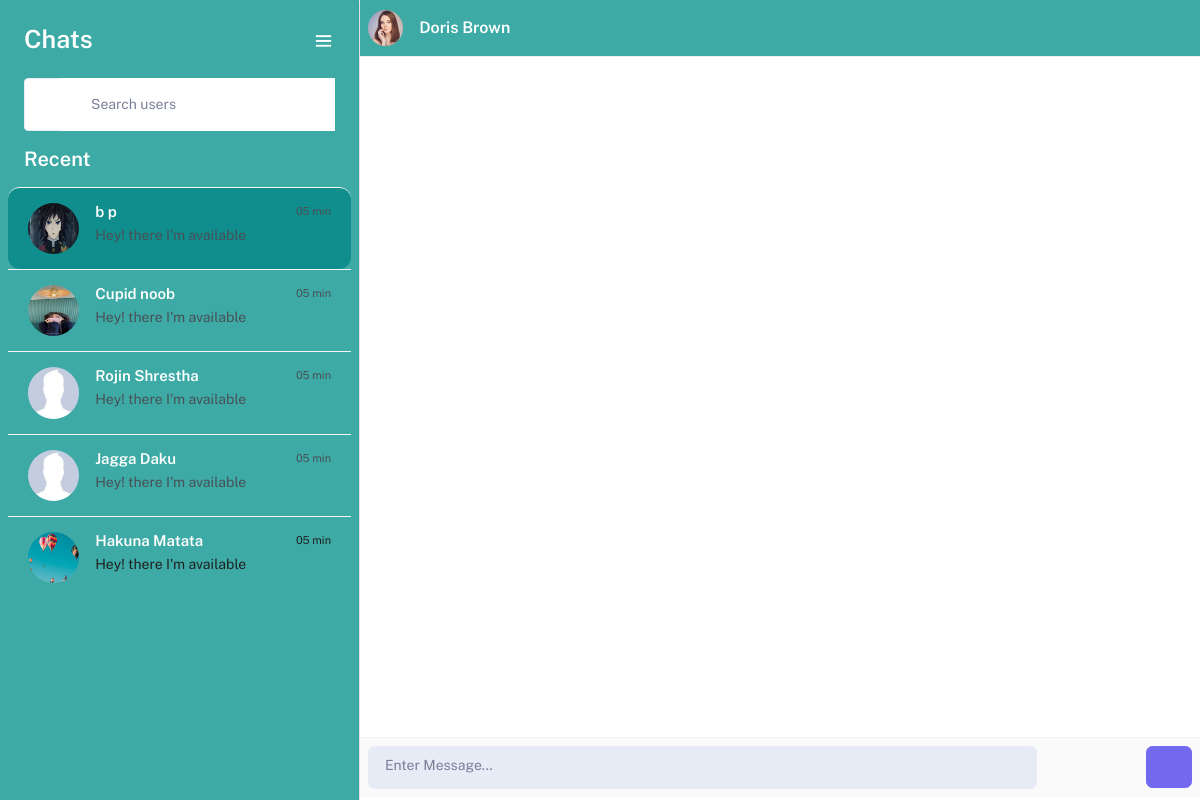
The page /chat/ (signed in) on the database as committed earlier.
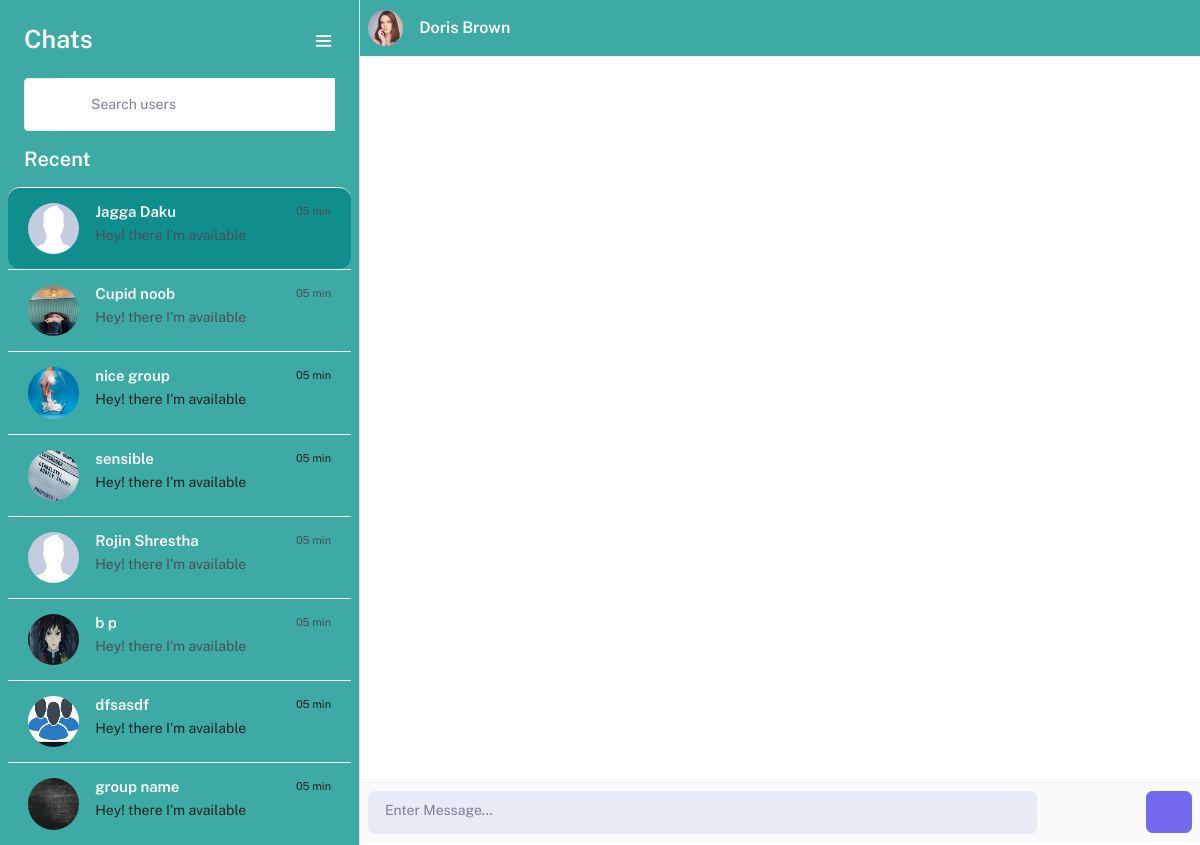
The same page on the database as committed later.
### core/models.py (models this page shows, shortened)
class PrivateChatThread(models.Model):
    first_user = models.ForeignKey(settings.AUTH_USER_MODEL, on_delete=models.CASCADE, null=True, blank=True, related_name='thread_first_person')
    second_user = models.ForeignKey(settings.AUTH_USER_MODEL, on_delete=models.CASCADE, null=True,blank=True,related_name='other_user')
    connected_users = models.ManyToManyField(settings.AUTH_USER_MODEL,blank = True, related_name="private_connected_users")
    is_active = models.BooleanField(default=False)
    timestamp = models.DateTimeField(auto_now_add=True)
    updated_at = models.DateTimeField(auto_now = True)
    objects = PrivateChatManager()
    class Meta:
        unique_together = ['first_user','second_user']

class GroupChatThread(Group):
    group_name = models.CharField(max_length=100,null=True)
    admin = models.ForeignKey(settings.AUTH_USER_MODEL,null=True, on_delete=models.SET_NULL, related_name ='grpadmin')
    image = models.ImageField(default='group_photos/nouser.jpg',upload_to='group_photos')
    group_description = models.TextField(blank=True, help_text="description of the group")
    created_at = models.DateTimeField(auto_now_add=True,auto_now=False)
    updated_at = models.DateTimeField(auto_now=True)

### accounts/models.py (models this page shows, shortened)
class CustomUser(AbstractUser):
    email                   = models.EmailField(_('email address'), unique=True)
    username                = models.CharField(max_length=30, unique=True)
    date_joined				= models.DateTimeField(verbose_name='date joined', auto_now_add=True)
    last_login				= models.DateTimeField(verbose_name='last login', auto_now=True)
    is_admin				= models.BooleanField(default=False)
    is_active				= models.BooleanField(default=True)
    is_staff				= models.BooleanField(default=False)
    is_superuser			= models.BooleanField(default=False)
    profile_image			= models.ImageField(max_length=255, upload_to='user_photos', null=True, blank=True, default=DEFAULT)
    hide_email				= models.BooleanField(default=True)
    status                  = models.IntegerField(default=0)
    USERNAME_FIELD = 'email'
    REQUIRED_FIELDS = ['username','first_name','last_name']
    objects = CustomUserManager()
    def __str__(self):
        return self.username

### core/views.py (the view)
# urls.py: path('',views.chat_thread_view,name = 'conversation'),
@login_required
def chat_thread_view(request,*args,**kwargs):
    current_user = request.user
    group = None
    logged_user = CustomUser.objects.values(
        'id',
        'first_name',
        'last_name',
        'username',
        'profile_image',
    ).get(id = current_user.id)
    thread_id = request.GET.get('thread_id')
    context = {}
    context['current_user'] = logged_user
    if thread_id:
        private_thread = PrivateChatThread.objects.get(pk = thread_id)
        context['private_thread'] = private_thread
        context['private_thread_json'] = serialize('jsonl',private_thread)
    threads1 = PrivateChatThread.objects.filter(first_user = current_user, is_active = True)
    threads2 = PrivateChatThread.objects.filter(second_user = current_user, is_active = True)
    group_ids = current_user.groups.values_list('id')
    group_threads = GroupChatThread.objects.filter(id__in = group_ids)
    threads = sorted(chain(threads1, threads2,group_threads),key = attrgetter('updated_at'),reverse = True)
    for thread in threads:
        if hasattr(thread,'first_user') or hasattr(thread,'second_user'):
            if thread.first_user == current_user:
                friend = thread.second_user
            else:
                friend = thread.first_user
            friend_list = FriendList.objects.get(user = current_user)
            if not friend_list.is_mutual_friend(friend):
                private_chat = PrivateChatThread.objects.create_room_if_none(current_user,friend)
                private_chat.is_active = False
                private_chat.save()
        else:
            group = thread
    context['chat_threads'] = threads
    context['thread_id'] = thread_id
    return render(request,"core/index.html",context)

### friends/models.py (called while the page is built)
    def is_mutual_friend(self, friend):
        if friend in self.friends.all():
            return True
        else:
            return False

### core/templates/core/index.html (shortened to what the changed rows need)
<!doctype html>
{% load static %}
<html lang="en">
<head>
        <link rel="stylesheet" href="{% static 'css/searchuser.css' %}">
        <link href="{% static 'assets/libs/magnific-popup/magnific-popup.css' %}" rel="stylesheet" type="text/css" />
        <link href='https://unpkg.com/boxicons@2.0.7/css/boxicons.min.css' rel='stylesheet'>
        <link rel="stylesheet" href="{% static 'assets/libs/owl.carousel/assets/owl.carousel.min.css' %} ">
        <link rel="stylesheet" href="{% static 'assets/libs/owl.carousel/assets/owl.theme.default.min.css' %}">
        <link href="{% static 'assets/css/bootstrap.min.css' %}" id="bootstrap-style" rel="stylesheet" type="text/css" />
        <link href="{% static 'assets/css/icons.min.css' %}" rel="stylesheet" type="text/css" />
        <link href="{% static 'assets/css/app.min.css' %}" id="app-style" rel="stylesheet" type="text/css" />
        <link rel="stylesheet" href="{% static 'package/css/lightgallery-bundle.css' %}" />
        <link rel="stylesheet" href="https://cdnjs.cloudflare.com/ajax/libs/highlight.js/10.2.0/styles/default.min.css" />
    </head>
    <body>
        <div style="background-color: var(--themecolor);" class="layout-wrapper d-lg-flex">
            <div class="chat-leftsidebar">
                <div class="tab-content">
                    <div class="tab-pane fade show active" id="pills-chat" role="tabpanel" aria-labelledby="pills-chat-tab">
                        <div>
                            <div id="contact-list" class="px-2">
                                <h5 class="mb-3 px-3 text-white font-size-20">Recent</h5>
                                <div class="chat-message-list" data-simplebar>
                                    <ul class="list-unstyled chat-list chat-user-list" id="contact_list_ul">
                                        {% if chat_threads %}
                                        {% for thread in chat_threads %}
                                        {% if thread.first_user or thread.second_user  %}
                                            {% if thread.first_user == request.user %}
                                            <li class="myclass">
                                                <a onclick="onSelectFriend('{{thread.second_user.id}}',this);" data-threadType="private-thread" data-userId="{{thread.second_user.id}}" id="id_friend_list_{{thread.second_user.id}}">
                                                    <div class="d-flex">
                                                        <div class="chat-user-img online align-self-center me-3 ms-0">
                                                            <img id="id_friend_img_{{thread.second_user.id}}" src="{{thread.second_user.profile_image.url}}" class="rounded-circle avatar-sm" alt="">
                                                        </div>
                                                        <div class="flex-1 overflow-hidden">
                                                            <h5 class="text-truncate text-white font-size-15 mb-1">{{thread.second_user.first_name}} {{thread.second_user.last_name}}</h5>
                                                            <p class="chat-user-message text-truncate mb-0">Hey! there I'm available</p>
                                                        </div>
                                                        <div class="font-size-11">05 min</div>
                                                    </div>
                                                </a>
                                            </li>
                                            {% endif %}
                                        {% else %}
                                        <li class="myclass">
                                            <a onclick="onSelectGroup('{{thread.id}}',this);" data-threadType="group-thread" class="myclass" data-userId="{{thread.id}}" id="id_friend_list_{{thread.id}}">
                                                <div class="d-flex">
                                                    <div class="chat-user-img online align-self-center me-3 ms-0">
                                                        <img id="id_friend_img_{{thread.id}}" src="{{thread.image.url}}" class="rounded-circle avatar-sm" alt="">
                                                    </div>
                                                    <div class="flex-1 overflow-hidden">
                                                        <h5 class="text-truncate text-white font-size-15 mb-1">{{thread.group_name}}</h5>
                                                        <p class="chat-user-message text-truncate mb-0">Hey! there I'm available</p>
                                                    </div>
                                                    <div class="font-size-11">05 min</div>
                                                </div>
                                            </a>
                                        </li>
                                        {% endif %}
                                        {% endfor %}
                                        {% endif %}
                                    </ul>
                                </div>
                            </div>
                        </div>
                    </div>
                </div>
            </div>
    </body>
</html>

Rows that differ between the two databases and show on the page:
removed GroupChatThread: image (picture), group_name "Hakuna Matata"
changed PrivateChatThread "Jagga": moves up the list
added GroupChatThread: image (picture), group_name "nice group"
added GroupChatThread: image (picture), group_name "sensible"
changed PrivateChatThread (number 4 of 4 on the later page): moves down the list
added GroupChatThread: image (placeholder picture), group_name "dfsasdf"
added GroupChatThread: image (picture), group_name "group name"
